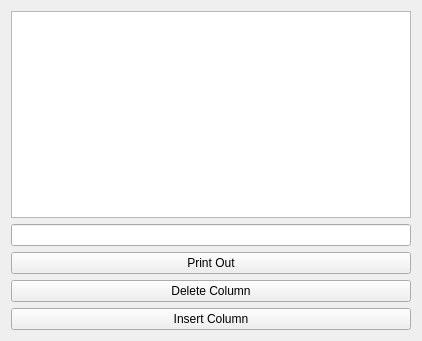
<?xml version="1.0" encoding="UTF-8"?>
<ui version="4.0">
 <class>WidgetForm</class>
 <widget class="QWidget" name="WidgetForm">
  <property name="geometry">
   <rect>
    <x>0</x>
    <y>0</y>
    <width>422</width>
    <height>341</height>
   </rect>
  </property>
  <property name="windowTitle">
   <string>Checking Table Widget</string>
  </property>
  <layout class="QVBoxLayout" name="verticalLayout_2">
   <item>
    <layout class="QVBoxLayout" name="mainVerticalLayout">
     <item>
      <widget class="QTableWidget" name="tableWidget"/>
     </item>
     <item>
      <widget class="QLineEdit" name="testLineEdit"/>
     </item>
     <item>
      <widget class="QPushButton" name="printOutButton">
       <property name="text">
        <string>Print Out</string>
       </property>
      </widget>
     </item>
     <item>
      <widget class="QPushButton" name="deleteColumnButton">
       <property name="text">
        <string>Delete Column</string>
       </property>
      </widget>
     </item>
     <item>
      <widget class="QPushButton" name="insertColumnButton">
       <property name="text">
        <string>Insert Column</string>
       </property>
      </widget>
     </item>
    </layout>
   </item>
  </layout>
 </widget>
 <resources/>
 <connections/>
</ui>
